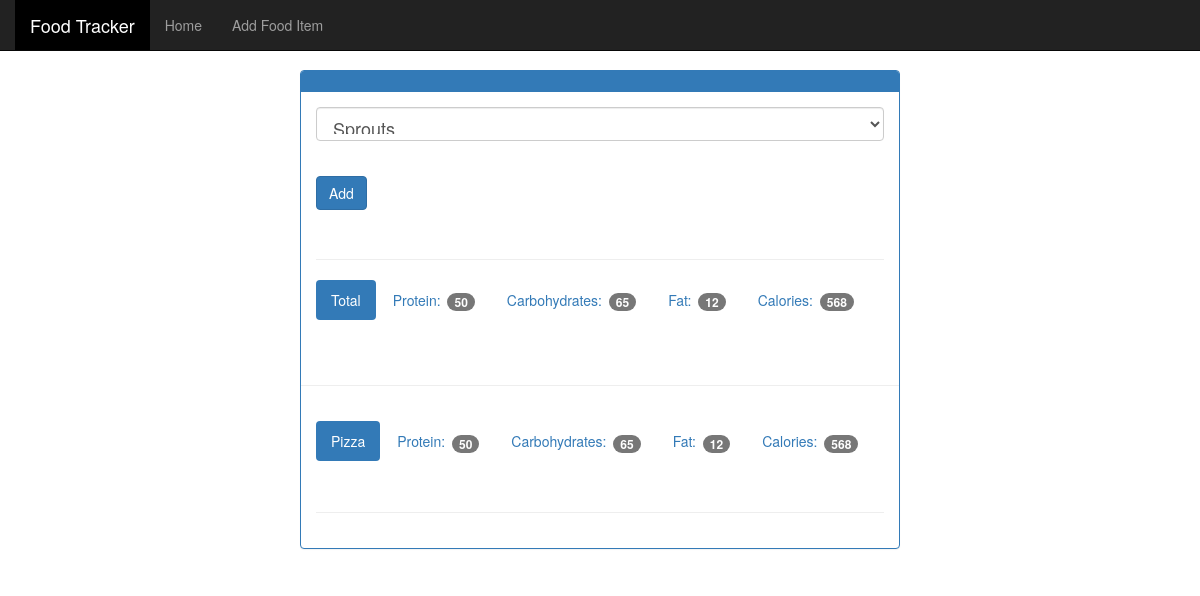
/view/20200208, run on the app's committed database.
### tables this page shows
CREATE TABLE food (
id integer primary key autoincrement,
name text not null unique,
protein integer not null,
carbohydrates integer not null,
fat integer not null,
calories integer not null
);

### app.py (the view)
@app.route('/view/<date>', methods=['GET', 'POST'])
@app.route('/view', defaults={'date': ""}, methods=['GET', 'POST'])
def view(date):
    db = get_db()
    if date == "":
        formatted_date = f'{datetime.strftime(datetime.now(), "%d-%m-%Y")}'
    else:
        formatted_date = datetime.strptime(date, '%Y%m%d')
        formatted_date = datetime.strftime(formatted_date, '%d-%m-%Y')
    food_date = formatted_date
    try:
        db.execute('insert into date (dates) values(?)', [food_date])
        db.commit()
    except:
        pass
    if request.method == 'POST':
        food_id = request.form['food_select']
        db.execute('insert into date_wise_food (food_id, food_date) values(?, ?)', [food_id, food_date])
        db.commit()
    cur = db.execute('select id, name from food')
    food_id_name = cur.fetchall()
    cur = db.execute('select food_id from date_wise_food where food_date = ?', [food_date])
    food_id_of_date = cur.fetchall()
    food_ids_list = []
    for item in food_id_of_date:
        food_ids_list.append(item['food_id'])
    all_food_details_list = []
    sum_protein = int()
    sum_carbohydrates = int()
    sum_fats = int()
    sum_calories = int()
    for one_id in food_ids_list:
        cur = db.execute('select * from food where id=?', [one_id])
        one_food_detail = cur.fetchone()
        one_food_detail = {'id': one_food_detail[0], 'name': one_food_detail[1],
                           'protein': one_food_detail[2], 'carbohydrates': one_food_detail[3],
                           'fats': one_food_detail[4], 'calories': one_food_detail[5]}
        all_food_details_list.append(one_food_detail)
        sum_protein += int(one_food_detail['protein'])
        sum_carbohydrates += int(one_food_detail['carbohydrates'])
        sum_fats += int(one_food_detail['fats'])
        sum_calories += int(one_food_detail['calories'])
    return render_template('view.html', food_id_name=food_id_name, food_details=all_food_details_list,
                           sum_protein=sum_protein, sum_carbohydrates=sum_carbohydrates, sum_fats=sum_fats,
                           sum_calories=sum_calories)

### app.py (called while the page is built)
def connect_db():
    sql = sqlite3.connect(r'C:\Users\SHRIVATHSAN\PycharmProjects\food_tracker\database\food_log.db')
    sql.row_factory = sqlite3.Row
    return sql

def get_db():
    if not hasattr(g, 'sqlite3'):
        g.sqlite_db = connect_db()
    return g.sqlite_db

### templates/view.html (shortened to what this page needs)
<!DOCTYPE html>
{% extends 'layout.html' %}
{% block content %}
<html lang="en">
  <head>
  </head>
  <body>
    <div class="container theme-showcase col-sm-6 col-sm-offset-3" role="main">
      <div class="row">
        <div>
          <div class="panel panel-primary">
            <div class="panel-heading">
            </div>
            <div class="panel-body">
              <form method="POST" action="">
                <div class="form-group">
                  <select class="form-control" name="food_select" style="font-size: 18px;">
                    {% for food in food_id_name %}
                    <option selected=1 value={{ food.id }}>
                      {{ food.name }}
                    </option>
                    {% endfor %}
                  </select>
                </div>
                <br>
                <button type="submit" class="btn btn-primary">Add</button>
              </form>
              <div class="page-header"></div>
              <ul class="nav nav-pills" role="tablist">
                <li class="active"><a>Total</a></li>
                <li><a>Protein: <span class="badge">{{ sum_protein }}</span></a></li>
                <li><a>Carbohydrates: <span class="badge">{{ sum_carbohydrates }}</span></a></li>
                <li><a>Fat: <span class="badge">{{ sum_fats }}</span></a></li>
                <li><a>Calories: <span class="badge">{{ sum_calories }}</span></a></li>
              </ul>
              </div>
              <div class="page-header"></div>
            <div class="panel-body">
              {% for food_detail in food_details %}
              <ul class="nav nav-pills" role="tablist">
                <li class="active"><a>{{ food_detail['name'] }}</a></li>
                <li><a>Protein: <span class="badge">{{ food_detail['protein'] }}</span></a></li>
                <li><a>Carbohydrates: <span class="badge">{{ food_detail['carbohydrates'] }}</span></a></li>
                <li><a>Fat: <span class="badge">{{ food_detail['fats'] }}</span></a></li>
                <li><a>Calories: <span class="badge">{{ food_detail['calories'] }}</span></a></li>
              </ul>
              <div class="page-header"></div>
              {% endfor %}
            </div>
          </div>
        </div>
      </div>
    </div>
  </body>
{% endblock %}

### static/theme.css (style rules this page uses)
body { padding-top: 70px; padding-bottom: 30px; }

### data on the page
food: name "Pizza", protein "50", carbohydrates "65", fats "12", calories "568"

### other printed values
{{ sum_protein }} "50"
{{ sum_carbohydrates }} "65"
{{ sum_fats }} "12"
{{ sum_calories }} "568"
form field food_select "Sprouts"
